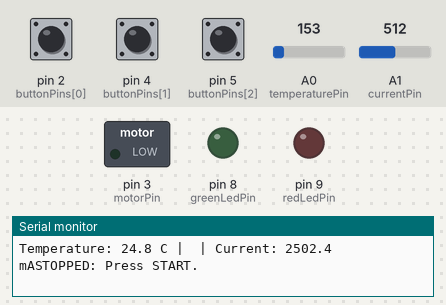
Simulated run of this sketch. Board: Arduino Uno, built with avr-gcc and run on an emulated ATmega328P. On the bench: switched loads named in the sketch (green lamp = pin HIGH), output pins drawn as LEDs (lit = HIGH), the last lines printed to the serial monitor. The test bench sets the inputs (shaded band); at power-on: A0 (temperaturePin) = 153, pin 2 (buttonPins[0]) HIGH, pin 4 (buttonPins[1]) HIGH, pin 5 (buttonPins[2]) HIGH, A1 (currentPin) = 512.

Above: at 1.2 s.
1.3 s: A0 (temperaturePin) set to 190
2.8 s: A0 (temperaturePin) set to 217
At 4.2 s:
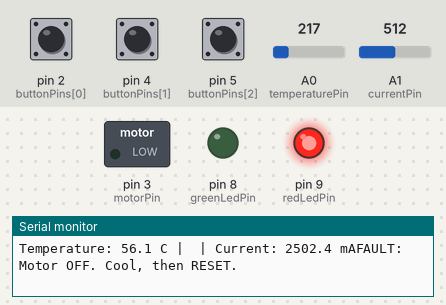
Timing chart, 0 to 5.8 s (numbered marks = the images above; inputs shaded):
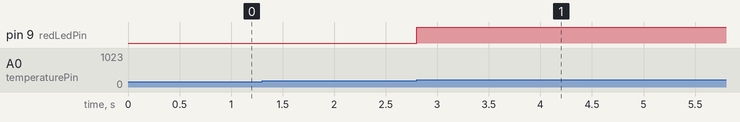

The sketch:

arduino_motor_condition_monitoring_and_protection_prototype1.ino
```cpp
const int currentPin = A1;
const float shuntResistance = 1.0;
const int motorPin = 3;
const int temperaturePin = A0;
const int greenLedPin = 8;
const int redLedPin = 9;

// Button order: RESET, START, STOP
const int buttonPins[3] = {2, 4, 5};

int lastReading[3] = {HIGH, HIGH, HIGH};
int stableState[3] = {HIGH, HIGH, HIGH};
unsigned long lastChange[3] = {0, 0, 0};

const float tripTemperature = 50.0;
const float resetTemperature = 45.0;

bool temperatureFault = false;
bool motorRunning = false;
unsigned long lastDisplay = 0;

// Returns true once for each press, after 50 ms debounce
bool buttonPressed(int index) {
  int reading = digitalRead(buttonPins[index]);

  if (reading != lastReading[index]) {
    lastChange[index] = millis();
  }
  lastReading[index] = reading;

  if (millis() - lastChange[index] >= 50) {
    if (reading != stableState[index]) {
      stableState[index] = reading;
      return stableState[index] == LOW;
    }
  }

  return false;
}

void setup() {

  pinMode(motorPin, OUTPUT);
  pinMode(greenLedPin, OUTPUT);
  pinMode(redLedPin, OUTPUT);
  digitalWrite(motorPin, LOW);
  digitalWrite(greenLedPin, LOW);
  digitalWrite(redLedPin, LOW);
  motorRunning = false;
  for (int i = 0; i < 3; i++) {
    pinMode(buttonPins[i], INPUT_PULLUP);
  }

  Serial.begin(9600);
  Serial.println("Ready. Press START.");
}
const float tripCurrentmA = 150.0;
bool currentFault = false;
unsigned long motorStartTime = 0;
const unsigned long startupDelayMs = 500;
void loop() {
  int reading = analogRead(temperaturePin);
  float voltage = reading * (5.0 / 1023.0);
  float temperatureC = (voltage - 0.5) * 100.0;
  int currentReading = analogRead(currentPin);

  float shuntVoltage = currentReading * (5.0 / 1023.0);
  float motorCurrentA = shuntVoltage / shuntResistance;
  float motorCurrentmA = motorCurrentA * 1000.0;
  bool resetPressed = buttonPressed(0);
  bool startPressed = buttonPressed(1);
  buttonPressed(2);

  // STOP takes priority whenever it is held
  bool stopHeld = digitalRead(buttonPins[2]) == LOW;

  if (temperatureC >= tripTemperature) {
    temperatureFault = true;
    motorRunning = false;
      }

  // Keep the Serial R reset option
  while (Serial.available() > 0) {
    char command = Serial.read();
    if (command == 'R' || command == 'r') {
      resetPressed = true;
    }
  }

  if (resetPressed) {
    if (temperatureC <= resetTemperature) {
      temperatureFault = false;
      currentFault = false;
      motorRunning = false;
      Serial.println("Reset accepted. Press START.");
    } else {
      Serial.println("Reset blocked: cool to 45 C or below.");
    }
  }
  if (motorRunning &&
    millis() - motorStartTime >= startupDelayMs &&
    motorCurrentmA >= tripCurrentmA) {
  currentFault = true;
  motorRunning = false;
  Serial.println("FAULT: Overcurrent. Motor stopped.");
}
  if (stopHeld || temperatureFault || currentFault) {
  motorRunning = false;
} else if (startPressed && !resetPressed) {
  if (!motorRunning) {
    motorStartTime = millis();
  }
  motorRunning = true;
}

  digitalWrite(motorPin, motorRunning ? HIGH : LOW);
  digitalWrite(greenLedPin, motorRunning ? HIGH : LOW);
  digitalWrite(redLedPin,
             (temperatureFault || currentFault) ? HIGH : LOW);

  if (millis() - lastDisplay >= 500) {
    lastDisplay = millis();

    Serial.print("Temperature: ");
    Serial.print(temperatureC, 1);
    Serial.print(" C | ");

    Serial.print(" | Current: ");
    Serial.print(motorCurrentmA, 1);
    Serial.print(" mA");
    if (currentFault) {
      Serial.println("FAULT: Overcurrent. Check motor, then RESET.");
    } else if (temperatureFault) {
      Serial.println("FAULT: Motor OFF. Cool, then RESET.");
    } else if (motorRunning) {
      Serial.println("RUNNING: Motor commanded ON.");
    } else {
      Serial.println("STOPPED: Press START.");
    }
  }
}
```

Measured:
- the behaviour switches between 204 and 205 on A0 (temperaturePin) (found by bisection; images 0 and 1)
- after the input at 2.8 s, pin 9 (redLedPin): LOW → HIGH at once
